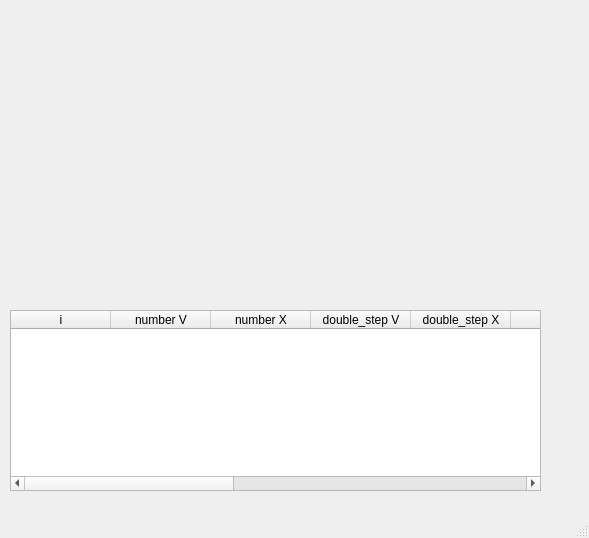
<?xml version="1.0" encoding="UTF-8"?>
<ui version="4.0">
 <class>MainWindow</class>
 <widget class="QMainWindow" name="MainWindow">
  <property name="geometry">
   <rect>
    <x>0</x>
    <y>0</y>
    <width>589</width>
    <height>538</height>
   </rect>
  </property>
  <property name="windowTitle">
   <string>MainWindow</string>
  </property>
  <widget class="QWidget" name="centralwidget">
   <widget class="QLabel" name="label">
    <property name="geometry">
     <rect>
      <x>10</x>
      <y>0</y>
      <width>161</width>
      <height>31</height>
     </rect>
    </property>
    <property name="text">
     <string/>
    </property>
   </widget>
   <widget class="QLabel" name="label_2">
    <property name="geometry">
     <rect>
      <x>10</x>
      <y>30</y>
      <width>151</width>
      <height>31</height>
     </rect>
    </property>
    <property name="text">
     <string/>
    </property>
   </widget>
   <widget class="QLabel" name="label_3">
    <property name="geometry">
     <rect>
      <x>10</x>
      <y>60</y>
      <width>201</width>
      <height>31</height>
     </rect>
    </property>
    <property name="text">
     <string/>
    </property>
   </widget>
   <widget class="QLabel" name="label_4">
    <property name="geometry">
     <rect>
      <x>10</x>
      <y>90</y>
      <width>201</width>
      <height>31</height>
     </rect>
    </property>
    <property name="text">
     <string/>
    </property>
   </widget>
   <widget class="QLabel" name="label_5">
    <property name="geometry">
     <rect>
      <x>10</x>
      <y>120</y>
      <width>201</width>
      <height>31</height>
     </rect>
    </property>
    <property name="text">
     <string>&lt;html&gt;&lt;head/&gt;&lt;body&gt;&lt;p&gt;&lt;br/&gt;&lt;/p&gt;&lt;/body&gt;&lt;/html&gt;</string>
    </property>
   </widget>
   <widget class="QLabel" name="label_6">
    <property name="geometry">
     <rect>
      <x>10</x>
      <y>150</y>
      <width>241</width>
      <height>31</height>
     </rect>
    </property>
    <property name="text">
     <string/>
    </property>
   </widget>
   <widget class="QLabel" name="label_9">
    <property name="geometry">
     <rect>
      <x>10</x>
      <y>240</y>
      <width>241</width>
      <height>31</height>
     </rect>
    </property>
    <property name="text">
     <string/>
    </property>
   </widget>
   <widget class="QLabel" name="label_8">
    <property name="geometry">
     <rect>
      <x>10</x>
      <y>210</y>
      <width>241</width>
      <height>31</height>
     </rect>
    </property>
    <property name="text">
     <string/>
    </property>
   </widget>
   <widget class="QLabel" name="label_7">
    <property name="geometry">
     <rect>
      <x>10</x>
      <y>180</y>
      <width>241</width>
      <height>31</height>
     </rect>
    </property>
    <property name="text">
     <string/>
    </property>
   </widget>
   <widget class="QTableWidget" name="tableWidget">
    <property name="geometry">
     <rect>
      <x>10</x>
      <y>310</y>
      <width>531</width>
      <height>181</height>
     </rect>
    </property>
    <property name="mouseTracking">
     <bool>true</bool>
    </property>
    <property name="inputMethodHints">
     <set>Qt::ImhNoAutoUppercase</set>
    </property>
    <property name="sortingEnabled">
     <bool>true</bool>
    </property>
    <property name="columnCount">
     <number>12</number>
    </property>
    <attribute name="horizontalHeaderCascadingSectionResizes">
     <bool>true</bool>
    </attribute>
    <attribute name="horizontalHeaderShowSortIndicator" stdset="0">
     <bool>false</bool>
    </attribute>
    <attribute name="horizontalHeaderStretchLastSection">
     <bool>false</bool>
    </attribute>
    <column>
     <property name="text">
      <string>i</string>
     </property>
    </column>
    <column>
     <property name="text">
      <string>number V</string>
     </property>
    </column>
    <column>
     <property name="text">
      <string>number X</string>
     </property>
    </column>
    <column>
     <property name="text">
      <string>double_step V</string>
     </property>
    </column>
    <column>
     <property name="text">
      <string>double_step X</string>
     </property>
    </column>
    <column>
     <property name="text">
      <string>step</string>
     </property>
    </column>
    <column>
     <property name="text">
      <string>ОЛП</string>
     </property>
    </column>
    <column>
     <property name="text">
      <string>abs_V</string>
     </property>
    </column>
    <column>
     <property name="text">
      <string>abs_X</string>
     </property>
    </column>
    <column>
     <property name="text">
      <string>|abs_V-nubber_v| </string>
     </property>
    </column>
    <column>
     <property name="text">
      <string>Уменьш. шага</string>
     </property>
    </column>
    <column>
     <property name="text">
      <string>Увелич. шага</string>
     </property>
    </column>
   </widget>
   <widget class="QLabel" name="label_10">
    <property name="geometry">
     <rect>
      <x>340</x>
      <y>0</y>
      <width>241</width>
      <height>31</height>
     </rect>
    </property>
    <property name="text">
     <string/>
    </property>
   </widget>
   <widget class="QLabel" name="label_11">
    <property name="geometry">
     <rect>
      <x>340</x>
      <y>30</y>
      <width>241</width>
      <height>31</height>
     </rect>
    </property>
    <property name="text">
     <string/>
    </property>
   </widget>
   <widget class="QLabel" name="label_12">
    <property name="geometry">
     <rect>
      <x>340</x>
      <y>60</y>
      <width>241</width>
      <height>31</height>
     </rect>
    </property>
    <property name="text">
     <string/>
    </property>
   </widget>
   <widget class="QLabel" name="label_13">
    <property name="geometry">
     <rect>
      <x>340</x>
      <y>90</y>
      <width>241</width>
      <height>31</height>
     </rect>
    </property>
    <property name="text">
     <string/>
    </property>
   </widget>
   <widget class="QLabel" name="label_14">
    <property name="geometry">
     <rect>
      <x>340</x>
      <y>120</y>
      <width>241</width>
      <height>31</height>
     </rect>
    </property>
    <property name="text">
     <string/>
    </property>
   </widget>
   <widget class="QLabel" name="label_15">
    <property name="geometry">
     <rect>
      <x>10</x>
      <y>270</y>
      <width>241</width>
      <height>31</height>
     </rect>
    </property>
    <property name="text">
     <string/>
    </property>
   </widget>
   <widget class="QLabel" name="label_16">
    <property name="geometry">
     <rect>
      <x>340</x>
      <y>150</y>
      <width>241</width>
      <height>31</height>
     </rect>
    </property>
    <property name="text">
     <string/>
    </property>
   </widget>
   <widget class="QLabel" name="label_17">
    <property name="geometry">
     <rect>
      <x>340</x>
      <y>180</y>
      <width>241</width>
      <height>31</height>
     </rect>
    </property>
    <property name="text">
     <string/>
    </property>
   </widget>
   <widget class="QLabel" name="label_18">
    <property name="geometry">
     <rect>
      <x>340</x>
      <y>210</y>
      <width>241</width>
      <height>31</height>
     </rect>
    </property>
    <property name="text">
     <string/>
    </property>
   </widget>
   <widget class="QLabel" name="label_19">
    <property name="geometry">
     <rect>
      <x>340</x>
      <y>240</y>
      <width>241</width>
      <height>31</height>
     </rect>
    </property>
    <property name="text">
     <string/>
    </property>
   </widget>
   <widget class="QLabel" name="label_20">
    <property name="geometry">
     <rect>
      <x>340</x>
      <y>270</y>
      <width>241</width>
      <height>31</height>
     </rect>
    </property>
    <property name="text">
     <string/>
    </property>
   </widget>
  </widget>
  <widget class="QMenuBar" name="menubar">
   <property name="geometry">
    <rect>
     <x>0</x>
     <y>0</y>
     <width>589</width>
     <height>22</height>
    </rect>
   </property>
  </widget>
  <widget class="QStatusBar" name="statusbar"/>
 </widget>
 <resources/>
 <connections/>
</ui>
